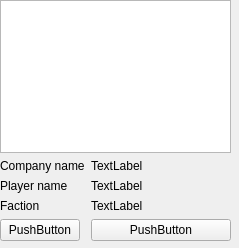
<?xml version="1.0" encoding="UTF-8"?>
<ui version="4.0">
 <class>Form</class>
 <widget class="QWidget" name="Form">
  <property name="geometry">
   <rect>
    <x>0</x>
    <y>0</y>
    <width>239</width>
    <height>248</height>
   </rect>
  </property>
  <property name="windowTitle">
   <string>Form</string>
  </property>
  <widget class="QWidget" name="verticalLayoutWidget">
   <property name="geometry">
    <rect>
     <x>0</x>
     <y>0</y>
     <width>231</width>
     <height>241</height>
    </rect>
   </property>
   <layout class="QVBoxLayout" name="verticalLayout">
    <item>
     <widget class="QGraphicsView" name="graphicsView"/>
    </item>
    <item>
     <layout class="QFormLayout" name="formLayout">
      <item row="0" column="0">
       <widget class="QLabel" name="label_3">
        <property name="text">
         <string>Company name</string>
        </property>
       </widget>
      </item>
      <item row="0" column="1">
       <widget class="QLabel" name="label_2">
        <property name="text">
         <string>TextLabel</string>
        </property>
       </widget>
      </item>
      <item row="1" column="0">
       <widget class="QLabel" name="label">
        <property name="text">
         <string>Player name</string>
        </property>
       </widget>
      </item>
      <item row="1" column="1">
       <widget class="QLabel" name="label_4">
        <property name="text">
         <string>TextLabel</string>
        </property>
       </widget>
      </item>
      <item row="3" column="0">
       <widget class="QLabel" name="label_5">
        <property name="text">
         <string>Faction</string>
        </property>
       </widget>
      </item>
      <item row="3" column="1">
       <widget class="QLabel" name="label_6">
        <property name="text">
         <string>TextLabel</string>
        </property>
       </widget>
      </item>
      <item row="4" column="0">
       <widget class="QPushButton" name="pushButton_2">
        <property name="text">
         <string>PushButton</string>
        </property>
       </widget>
      </item>
      <item row="4" column="1">
       <widget class="QPushButton" name="pushButton">
        <property name="text">
         <string>PushButton</string>
        </property>
       </widget>
      </item>
     </layout>
    </item>
   </layout>
  </widget>
 </widget>
 <resources/>
 <connections/>
</ui>
